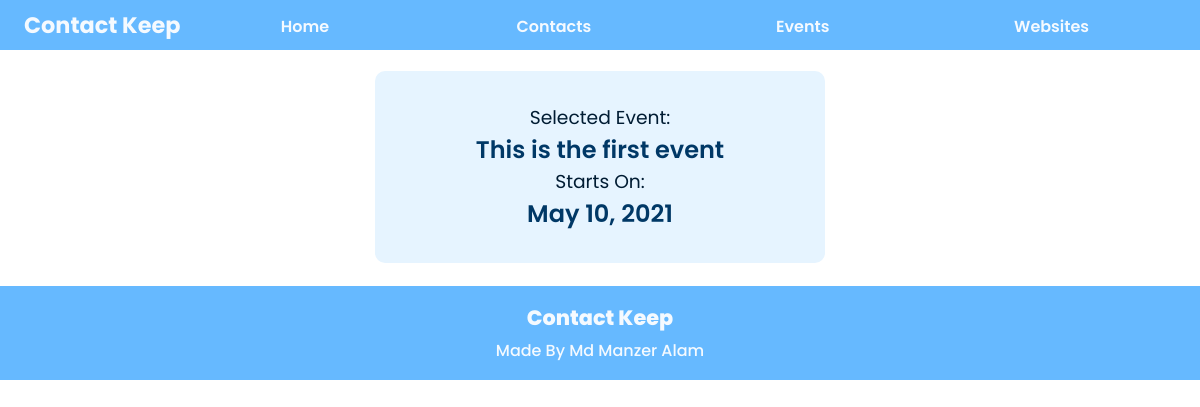
The app's page /, older data.
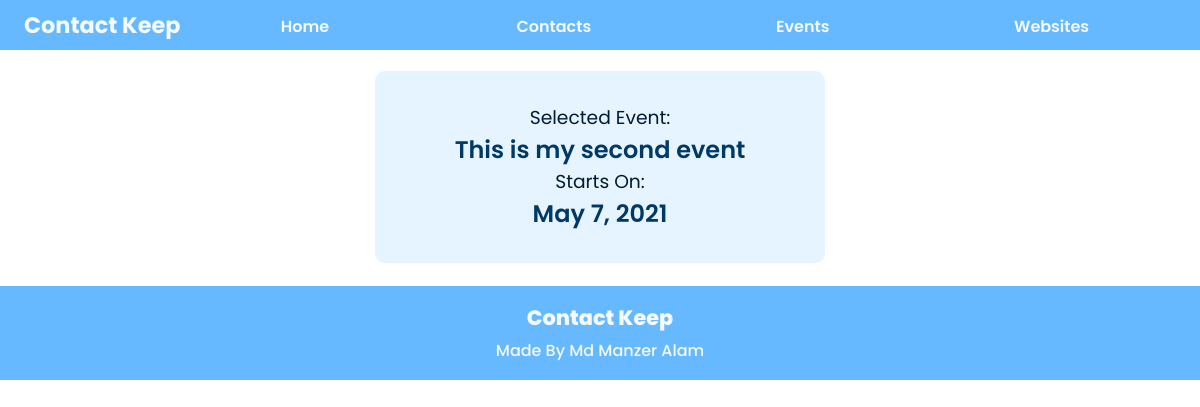
The same page, newer data.
### contactkeep/models.py (models this page shows, shortened)
class Event(models.Model):
    name = models.CharField("Event Name",max_length=150)
    start_date = models.DateField("start date")
    end_date = models.DateField("end date")
    current = models.BooleanField("Current Event",default=False)

### contactkeep/views.py (the view)
# urls.py: path('', views.home, name='home'),
def home(request):
    current_event = Event.objects.filter(current=True)
    if current_event.count() != 0:
        current_event = current_event[0]
    else:
        current_event = "no event"
    context = {
        'event' : current_event,
    }
    return render(request,'contactkeep/home.html',context)

### contactkeep/templates/contactkeep/home.html (shortened to what this page needs)
{% load static %}
<!DOCTYPE html>
<html lang="en">
<head>
    <link rel="stylesheet" type="text/css" href="{% static 'contactkeep/home.css' %}">
</head>
{% include 'contactkeep/snippets/navigation.html' %}
<body>
    <section class="header">
        <section id="event-card" class="card">
            {% if event == 'no event'%}
                <h2>Add a current event</h2>
            {% else %}
                <h3>Selected Event:</h3>
                <h2>{{event.name}}</h2>
                <h3>Starts On:</h3>
                <h2>{{event.start_date}}</h2>
            {% endif %}
        </section>
    </section>
</body>
{% include 'contactkeep/snippets/footer.html' %}
</html>

Row changes from the older to the newer data that the page shows:
no longer on this page (row edited): Event: name "This is the first event", start_date "May 10, 2021"
added Event: name "This is my second event", start_date "May 7, 2021"
